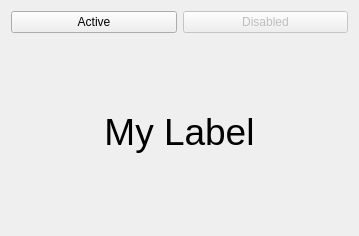
<?xml version="1.0" encoding="UTF-8"?>
<ui version="4.0">
 <class>Widget</class>
 <widget class="QWidget" name="Widget">
  <property name="geometry">
   <rect>
    <x>0</x>
    <y>0</y>
    <width>359</width>
    <height>236</height>
   </rect>
  </property>
  <property name="windowTitle">
   <string>Widget</string>
  </property>
  <layout class="QVBoxLayout" name="verticalLayout">
   <item>
    <layout class="QHBoxLayout" name="horizontalLayout">
     <item>
      <widget class="QPushButton" name="activeButton">
       <property name="text">
        <string>Active</string>
       </property>
      </widget>
     </item>
     <item>
      <widget class="QPushButton" name="disabledButton">
       <property name="enabled">
        <bool>false</bool>
       </property>
       <property name="text">
        <string>Disabled</string>
       </property>
      </widget>
     </item>
    </layout>
   </item>
   <item>
    <widget class="QLabel" name="label">
     <property name="font">
      <font>
       <pointsize>28</pointsize>
      </font>
     </property>
     <property name="autoFillBackground">
      <bool>true</bool>
     </property>
     <property name="text">
      <string>My Label</string>
     </property>
     <property name="alignment">
      <set>Qt::AlignCenter</set>
     </property>
    </widget>
   </item>
  </layout>
 </widget>
 <resources/>
 <connections/>
</ui>
